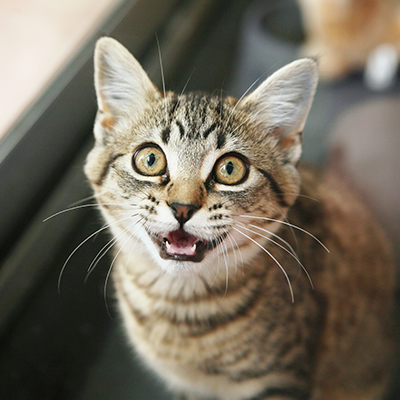
#> input picture Day-6/cat1.jpg, 400 x 400 px, found by its file name
$ python 1-translation.py
#> lines starting #> are read from the running program, lines starting #| are printed output that depends on the picture
### Day-6/base_transform.py
import cv2
import numpy as np

def load_image(path):
#> called with path = 'Day-6/cat1.jpg'
    img = cv2.imread(path)
#> img is the input picture: shape (400, 400, 3); mean B, G, R 93.9, 108.6, 116.5
    if img is None:
        raise FileNotFoundError(f"Image not found at {path}")
    return img

# [8 lines of commented-out code are left out]

def apply_transform(img, matrix):
    """
    Applies a 3x3 transformation matrix to an image.
    Uses cv2.warpPerspective to support all transforms.
    """
    rows, cols = img.shape[:2]
#> rows = 400; cols = 400
    transformed_img = cv2.warpPerspective(img, matrix, (cols, rows))
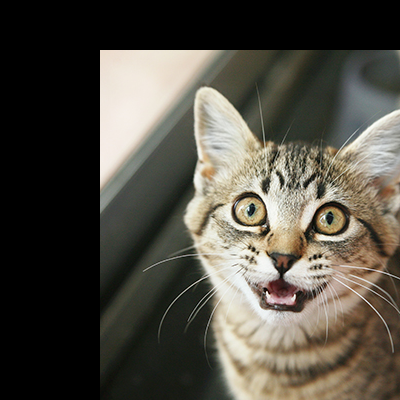
#> transformed_img: shape (400, 400, 3); mean B, G, R 68, 77.4, 81.1
    return transformed_img

### Day-6/1-translation.py
from base_transform import load_image, apply_transform
import numpy as np
import cv2

def translate_image(img, tx, ty):
    T = np.array([
        [1, 0, tx],
        [0, 1, ty],
        [0, 0, 1]
    ], dtype=np.float32)
    return apply_transform(img, T)

if __name__ == "__main__":
    img = load_image('Day-6/cat1.jpg')
    translated = translate_image(img, 100, 50)
    cv2.imshow("Translated Image", translated)
    cv2.waitKey(0)
    cv2.destroyAllWindows()
